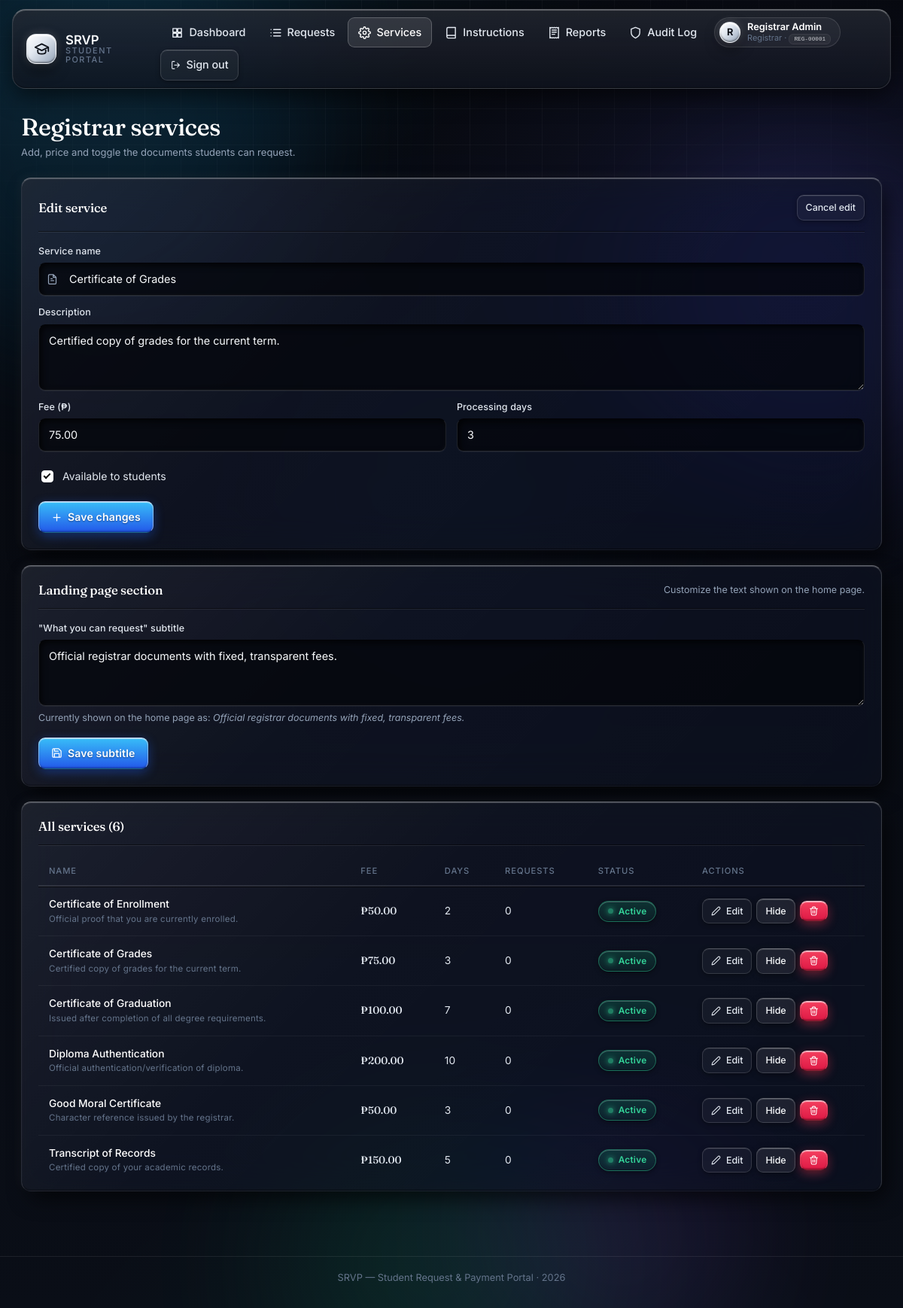
Page /admin/services.php?edit=3 (signed in) on the committed database.
### tables this page shows
CREATE TABLE IF NOT EXISTS registrars (
    id            INT UNSIGNED AUTO_INCREMENT PRIMARY KEY,
    employee_no   VARCHAR(20)  NOT NULL,
    full_name     VARCHAR(120) NOT NULL,
    email         VARCHAR(160) NOT NULL,
    password_hash VARCHAR(255) NOT NULL,
    clerk_user_id VARCHAR(64)  DEFAULT NULL COMMENT 'Clerk/Google OAuth user ID (set on first Google sign-in)',
    created_at    DATETIME NOT NULL DEFAULT CURRENT_TIMESTAMP,
    UNIQUE KEY uq_registrars_email       (email),
    UNIQUE KEY uq_registrars_employee_no (employee_no),
    UNIQUE KEY uq_registrars_clerk_id    (clerk_user_id),
    CONSTRAINT chk_registrars_email  CHECK (email LIKE '%@gmail.com'),
    CONSTRAINT chk_registrars_emp_no CHECK (employee_no LIKE 'REG-%')
);

CREATE TABLE IF NOT EXISTS services (
    id               INT UNSIGNED AUTO_INCREMENT PRIMARY KEY,
    name             VARCHAR(120) NOT NULL,
    description      VARCHAR(300) DEFAULT NULL,
    fee              DECIMAL(10,2) NOT NULL DEFAULT 0.00,
    processing_days  TINYINT UNSIGNED NOT NULL DEFAULT 3,
    is_active        TINYINT(1) NOT NULL DEFAULT 1,
    created_at       DATETIME NOT NULL DEFAULT CURRENT_TIMESTAMP,
    UNIQUE KEY uq_services_name  (name),
    KEY idx_services_active      (is_active),
    CONSTRAINT chk_services_fee  CHECK (fee >= 0),
    CONSTRAINT chk_services_days CHECK (processing_days BETWEEN 1 AND 60)
);

### admin/services.php (the view, shortened to what the rows shown need)
<?php
require_once __DIR__ . '/../includes/auth.php';
$admin = require_registrar();
$services_subtitle = get_setting('services_subtitle', 'Official registrar documents with fixed, transparent fees.');
$services = db()->query('SELECT s.*, (SELECT COUNT(*) FROM requests r WHERE r.service_id = s.id) AS request_count FROM services s ORDER BY s.is_active DESC, s.name')->fetchAll();
$edit     = null;
if (isset($_GET['edit'])) {
    $stmt = db()->prepare('SELECT * FROM services WHERE id = ?');
    $stmt->execute([(int) $_GET['edit']]);
    $edit = $stmt->fetch() ?: null;
}
require __DIR__ . '/../includes/header.php';
?>
<div class="page">
    <div class="page-head">
        <h1>Registrar services</h1>
    </div>
    <div class="panel glass">
        <div class="panel-head">
            <h2><?= $edit ? 'Edit service' : 'Add a service' ?></h2>
        </div>
        <form method="post" action="<?= url('admin/services.php') ?>" class="stack">
            <div class="form-grid">
                <div class="field span2">
                    <div class="input-icon"><?= icon('doc') ?>
                        <input id="name" name="name" maxlength="120" required
                               value="<?= e($edit['name'] ?? '') ?>" placeholder="e.g. Certificate of Enrollment">
                    </div>
                </div>
                <div class="field span2">
                    <label for="description">Description</label>
                    <textarea id="description" name="description" maxlength="300"
                              placeholder="Short description shown to students"><?= e($edit['description'] ?? '') ?></textarea>
                </div>
                <div class="field">
                    <label for="fee">Fee (₱)</label>
                    <input type="number" id="fee" name="fee" step="0.01" min="0" max="100000" required
                           value="<?= e((string) ($edit['fee'] ?? '50.00')) ?>">
                </div>
                <div class="field">
                    <label for="processing_days">Processing days</label>
                    <input type="number" id="processing_days" name="processing_days" min="1" max="60" required
                           value="<?= e((string) ($edit['processing_days'] ?? '3')) ?>">
                </div>
            </div>
            <label class="check-row">
                <input type="checkbox" name="is_active" <?= (!isset($edit) || $edit['is_active']) ? 'checked' : '' ?>>
                <span>Available to students</span>
            </label>
        </form>
    </div>
    <div class="panel glass">
        <div class="panel-head">
            <h2>Landing page section</h2>
        </div>
    </div>
    <div class="panel glass">
        <div class="panel-head"><h2>All services (<?= count($services) ?>)</h2></div>
        <?php if ($services): ?>
            <div class="table-wrap">
                <table class="data">
                    <thead>
                        <tr><th>Name</th><th>Fee</th><th>Days</th><th>Requests</th><th>Status</th><th style="width:230px">Actions</th></tr>
                    </thead>
                    <tbody>
                        <?php foreach ($services as $s): ?>
                            <tr>
                                <td>
                                    <strong><?= e($s['name']) ?></strong>
                                    <?php if ($s['description']): ?><span class="small dim"><?= e(mb_strimwidth($s['description'], 0, 60, '…')) ?></span><?php endif; ?>
                                </td>
                                <td class="money"><?= peso($s['fee']) ?></td>
                                <td><?= (int) $s['processing_days'] ?></td>
                                <td><?= (int) $s['request_count'] ?></td>
                                <td><?= $s['is_active']
                                    ? '<span class="pill pill-ok">Active</span>'
                                    : '<span class="pill pill-bad">Hidden</span>' ?></td>
                                <td>
                                    <div class="row-actions">
                                        <a class="btn btn-ghost btn-sm" href="<?= url('admin/services.php?edit=' . (int) $s['id']) ?>"><?= icon('edit') ?> Edit</a>
                                        <form method="post" action="<?= url('admin/services.php') ?>">
                                            <button class="btn btn-soft btn-sm" type="submit"><?= $s['is_active'] ? 'Hide' : 'Show' ?></button>
                                        </form>
                                        <form method="post" action="<?= url('admin/services.php') ?>">
                                            <button class="btn btn-danger btn-sm" type="submit" data-confirm="Delete '<?= htmlspecialchars($s['name'], ENT_QUOTES) ?>'? This cannot be undone if it has no requests."><?= icon('trash') ?></button>
                                        </form>
                                    </div>
                                </td>
                            </tr>
                        <?php endforeach; ?>
                    </tbody>
                </table>
            </div>
        <?php else: ?>
            <div class="empty-note">No services yet — create your first one above.</div>
        <?php endif; ?>
    </div>
</div>
<?php require __DIR__ . '/../includes/footer.php'; ?>

### includes/header.php (shortened to what the rows shown need)
<?php
if (!isset($mode)) {
    $self = str_replace('\\', '/', $_SERVER['SCRIPT_NAME'] ?? '');
    $mode = (str_contains($self, '/student/') || str_contains($self, '/admin/')) ? 'app' : 'public';
}
require_once __DIR__ . '/auth.php';
$user       = ($mode === 'app') ? require_login() : current_user();
$isStudent  = $user && $user['role'] === 'student';
$isRegistrar= $user && $user['role'] === 'registrar';
$scriptBase = basename($_SERVER['SCRIPT_NAME'] ?? '');
$phpSelf    = $_SERVER['PHP_SELF'] ?? '';
?>
<!DOCTYPE html>
<html lang="en">
<head>
<link rel="stylesheet" href="<?= url('assets/style.css') ?>">
<link rel="stylesheet" href="<?= url('assets/glass.css') ?>">
</head>
<body class="mode-<?= e($mode) ?>">
<header class="topbar glass">
    <div class="topbar-inner">
            <span class="brand-mark"><?= icon('graduation', 'ic ic-lg') ?></span>
        <nav class="topnav">
            <?php if ($mode === 'public' || $mode === 'auth'): ?>
                <a href="<?= url('index.php') ?>" class="<?= $scriptBase === 'index.php' ? 'active' : '' ?>"><?= icon('home') ?> Home</a>
                <a href="<?= url('index.php') ?>#services"><?= icon('grid') ?> Services</a>
                <?php if ($user): ?>
                    <a class="btn btn-primary btn-sm" href="<?= $isStudent ? url('student/dashboard.php') : url('admin/dashboard.php') ?>"><?= icon('grid') ?> Dashboard</a>
                    <a class="btn btn-ghost btn-sm" href="<?= url('logout.php') ?>"
                       data-confirm-title="Sign out?" data-confirm="Are you sure you want to sign out?"
                       data-confirm-yes="Yes, sign out" data-confirm-no="No, stay"><?= icon('logout') ?> Sign out</a>
                <?php else: ?>
                    <a href="<?= url('login.php') ?>"><?= icon('login') ?> Sign in</a>
                    <a class="btn btn-primary btn-sm" href="<?= url('register.php') ?>"><?= icon('user') ?> Create account</a>
                <?php endif; ?>
            <?php else: ?>
                <?php if ($isStudent): ?>
                    <a href="<?= url('student/dashboard.php') ?>" class="<?= str_contains($phpSelf, 'student/dashboard') ? 'active' : '' ?>"><?= icon('grid') ?> Dashboard</a>
                    <a href="<?= url('student/services.php') ?>" class="<?= str_contains($phpSelf, 'student/services') ? 'active' : '' ?>"><?= icon('doc') ?> Services</a>
                    <a href="<?= url('student/requests.php') ?>" class="<?= str_contains($phpSelf, 'student/requests') ? 'active' : '' ?>"><?= icon('list') ?> My Requests</a>
                    <a href="<?= url('student/payment.php') ?>"  class="<?= str_contains($phpSelf, 'student/payment') ? 'active' : '' ?>"><?= icon('wallet') ?> Payments</a>
                    <a href="<?= url('student/instructions.php') ?>" class="<?= str_contains($phpSelf, 'student/instructions') ? 'active' : '' ?>"><?= icon('book') ?> Instructions</a>
                    <?php $unreadNotifs = unread_notification_count((int) $user['id']); ?>
                    <a href="<?= url('student/notifications.php') ?>" class="<?= str_contains($phpSelf, 'student/notifications') ? 'active' : '' ?>"><?= icon('bell') ?> Notifications<?= $unreadNotifs > 0 ? ' <span class="ftab-count">' . $unreadNotifs . '</span>' : '' ?></a>
                    <a href="<?= url('student/profile.php') ?>"  class="<?= str_contains($phpSelf, 'student/profile') ? 'active' : '' ?>"><?= icon('user') ?> Profile</a>
                <?php elseif ($isRegistrar): ?>
                    <a href="<?= url('admin/dashboard.php') ?>" class="<?= str_contains($phpSelf, 'admin/dashboard') ? 'active' : '' ?>"><?= icon('grid') ?> Dashboard</a>
                    <a href="<?= url('admin/requests.php') ?>"  class="<?= str_contains($phpSelf, 'admin/requests') || str_contains($phpSelf, 'admin/process') ? 'active' : '' ?>"><?= icon('list') ?> Requests</a>
                    <a href="<?= url('admin/services.php') ?>"  class="<?= str_contains($phpSelf, 'admin/services') ? 'active' : '' ?>"><?= icon('settings') ?> Services</a>
                    <a href="<?= url('admin/instructions.php') ?>" class="<?= str_contains($phpSelf, 'admin/instructions') ? 'active' : '' ?>"><?= icon('book') ?> Instructions</a>
                    <a href="<?= url('admin/reports.php') ?>"   class="<?= str_contains($phpSelf, 'admin/reports') ? 'active' : '' ?>"><?= icon('receipt') ?> Reports</a>
                    <a href="<?= url('admin/audit.php') ?>"     class="<?= str_contains($phpSelf, 'admin/audit') ? 'active' : '' ?>"><?= icon('shield') ?> Audit Log</a>
                <?php endif; ?>
                <span class="user-chip" title="Logged in as: <?= e($user['full_name'] ?? 'User') ?> (<?= e($user['student_no'] ?? '') ?>) · <?= e($user['email'] ?? '') ?>">
                    <span class="avatar"><?= e(strtoupper(mb_substr($user['full_name'] ?? 'U', 0, 1))) ?></span>
                    <span class="user-chip-text">
                        <strong><?= e($user['full_name'] ?? 'User') ?></strong>
                        <small><?= e(ucfirst($user['role'] ?? '')) ?> · <code style="font-size:.7em;opacity:.8"><?= e($user['student_no'] ?? '') ?></code></small>
                    </span>
                </span>
                <a class="btn btn-ghost btn-sm" href="<?= url('logout.php') ?>" title="Sign out"
                   data-confirm-title="Sign out?" data-confirm="Are you sure you want to sign out?"
                   data-confirm-yes="Yes, sign out" data-confirm-no="No, stay"><?= icon('logout') ?><span class="hide-sm">Sign out</span></a>
            <?php endif; ?>
        </nav>
    </div>
</header>
<main class="main">

### includes/functions.php (shortened to what the rows shown need)
<?php
require_once __DIR__ . '/../config/database.php';
function base_url(): string
{
    static $base = null;
    if ($base === null) {
        $override = (string) (defined('APP_URL') ? APP_URL : '');
        $scheme =
            ((!empty($_SERVER['HTTPS']) && $_SERVER['HTTPS'] !== 'off')
                || (isset($_SERVER['HTTP_X_FORWARDED_PROTO']) && $_SERVER['HTTP_X_FORWARDED_PROTO'] === 'https')
                || (isset($_SERVER['SERVER_PORT']) && $_SERVER['SERVER_PORT'] == 443))
            ? 'https' : 'http';
        $host = $_SERVER['HTTP_X_FORWARDED_HOST'] ?? $_SERVER['HTTP_HOST'] ?? '';
        if ($host !== '') {
            $script = str_replace('\\', '/', $_SERVER['SCRIPT_NAME'] ?? '/');
            $dir = rtrim(str_replace('\\', '/', dirname($script)), '/');
            foreach (['/student', '/admin'] as $sub) {
                if (str_ends_with($dir, $sub)) {
                    $dir = substr($dir, 0, -strlen($sub));
                    break;
                }
            }
            $path = ($dir === '' || $dir === '.') ? '/' : $dir . '/';
            $base = $scheme . '://' . $host . $path;
            return $base;
        }
        $script = str_replace('\\', '/', $_SERVER['SCRIPT_NAME'] ?? '/');
        $dir = rtrim(str_replace('\\', '/', dirname($script)), '/');
        $base = ($dir === '' || $dir === '.') ? '/' : $dir . '/';
    }
    return $base;
}
function url(string $path = ''): string
{
    return base_url() . ltrim($path, '/');
}
function e(mixed $value): string
{
    return htmlspecialchars((string) $value, ENT_QUOTES | ENT_SUBSTITUTE, 'UTF-8');
}
function peso(float|int|string|null $amount): string
{
    return '₱' . number_format((float) $amount, 2);
}
function icon(string $name, string $class = 'ic'): string
{
    $d = $paths[$name] ?? $paths['info'];
    return '<svg class="' . e($class) . '" viewBox="0 0 24 24" fill="none" stroke="currentColor" stroke-width="2" stroke-linecap="round" stroke-linejoin="round" aria-hidden="true"><path d="' . $d . '"/></svg>';
}
function get_setting(string $key, string $default = ''): string
{
    static $cache = null;
    if ($cache === null) {
        try {
            $rows = db()->query('SELECT setting_key, setting_value FROM site_settings')->fetchAll(PDO::FETCH_KEY_PAIR);
            $cache = is_array($rows) ? $rows : [];
        } catch (Throwable) {
            $cache = [];
        }
    }
    return $cache[$key] ?? $default;
}

### rows in the picture
registrars: full_name "R", full_name "Registrar Admin", employee_no "REG-00001"
services: name "Certificate of Grades", description "Certified copy of grades for the current term.", fee "75.00", processing_days "3", is_active "☑", fee "₱75.00", request_count "0", shows "Active", shows "Hide"
services: name "Certificate of Enrollment", description "Official proof that you are currently enrolled.", fee "₱50.00", processing_days "2", request_count "0", is_active "Active"
services: name "Certificate of Graduation", description "Issued after completion of all degree requirements.", fee "₱100.00", processing_days "7", request_count "0", is_active "Active"
services: name "Diploma Authentication", description "Official authentication/verification of diploma.", fee "₱200.00", processing_days "10", request_count "0", is_active "Active"
services: name "Good Moral Certificate", description "Character reference issued by the registrar.", fee "₱50.00", processing_days "3", request_count "0", is_active "Active"
services: name "Transcript of Records", description "Certified copy of your academic records.", fee "₱150.00", processing_days "5", request_count "0", is_active "Active"

### other values in the picture
$user['role'] "Registrar"
$services_subtitle "Official registrar documents with fixed, transparent fees."
count($services) "6"
APP_NAME "SRVP — Student Request & Payment Portal"
